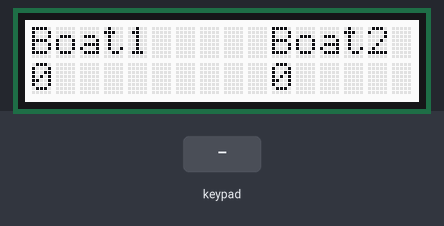
The sketch below on a simulated Arduino Uno, built with avr-gcc and run on an emulated ATmega328P. On the bench: 16×2 character LCD. Inputs (shaded band) come from the test bench.

Above: at 1.2 s.
1.3 s: key 'U' pressed
At 2.3 s:
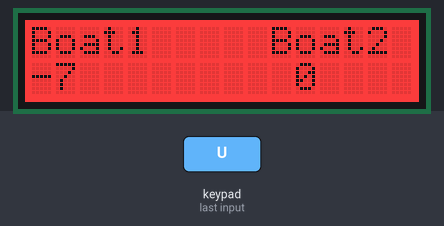
3.0 s: key 'L' pressed
At 4.5 s:
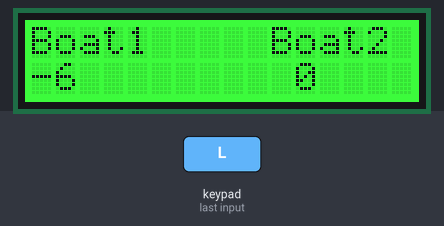
5.0 s: key 'S' pressed
At 6.0 s:
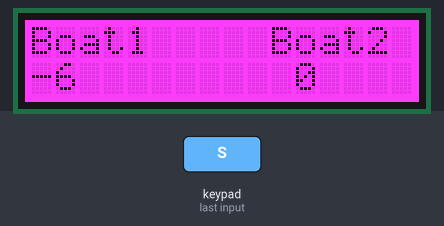
Timing chart, 0 to 8.0 s (numbered marks = the images above; inputs shaded):
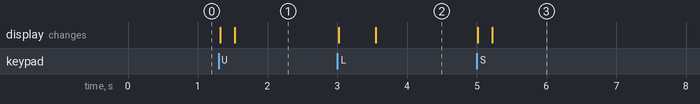

The sketch:

Scoreboard.ino
```cpp
/*********************

Example code for the Adafruit RGB Character LCD Shield and Library

This code displays text on the shield, and also reads the buttons on the keypad.
When a button is pressed, the backlight changes color.

**********************/

// include the library code:
#include <Wire.h>
#include <Adafruit_RGBLCDShield.h>
#include <utility/Adafruit_MCP23017.h>
#include <LiquidCrystal.h>
  int Boat1;
  int Boat2;
// The shield uses the I2C SCL and SDA pins. On classic Arduinos
// this is Analog 4 and 5 so you can't use those for analogRead() anymore
// However, you can connect other I2C sensors to the I2C bus and share
// the I2C bus.
Adafruit_RGBLCDShield lcd = Adafruit_RGBLCDShield();

// These #defines make it easy to set the backlight color
#define RED 0x1
#define YELLOW 0x3
#define GREEN 0x2
#define TEAL 0x6
#define BLUE 0x4
#define VIOLET 0x5
#define WHITE 0x7


void setup() {
  // Debugging output
  Serial.begin(9600);
  // set up the LCD's number of columns and rows:
  lcd.begin(16, 2);

  // Print a message to the LCD. We track how long it takes since
  // this library has been optimized a bit and we're proud of it :)


  lcd.setBacklight(WHITE);
  Boat1 = 0;
  Boat2 = 0;
}

uint8_t i=0;
void loop() {
  lcd.setCursor(0,0);
  lcd.print("Boat1     Boat2");
  // set the cursor to column 0, line 1
  // (note: line 1 is the second row, since counting begins with 0):
  lcd.setCursor(0, 1);
  lcd.print(Boat1);
  lcd.print("         ");
  lcd.print(Boat2);
  // print the number of seconds since reset:


  uint8_t buttons = lcd.readButtons();

  if (buttons) {
    lcd.clear();
    lcd.setCursor(0,0);
    if (buttons & BUTTON_UP) {
      lcd.setBacklight(RED);
      Boat1--;
    }
    if (buttons & BUTTON_DOWN) {
      lcd.setBacklight(RED);
      Boat2--;
    }
    if (buttons & BUTTON_LEFT) {
      Boat1++;
      lcd.setBacklight(GREEN);
      delay(500);
    }
    if (buttons & BUTTON_RIGHT) {
      Boat2++;
      lcd.setBacklight(GREEN);
      delay(500);
    }
    if (buttons & BUTTON_SELECT) {
      lcd.setBacklight(VIOLET);
    }
  }
}
```

Measured:
- after the input at 1.3 s, the display: first changes at once (image 1 shows a later state)
- after the input at 3.0 s, the display: first changes at once (image 2 shows a later state)
- after the input at 5.0 s, the display: first changes at once (image 3 shows a later state)
